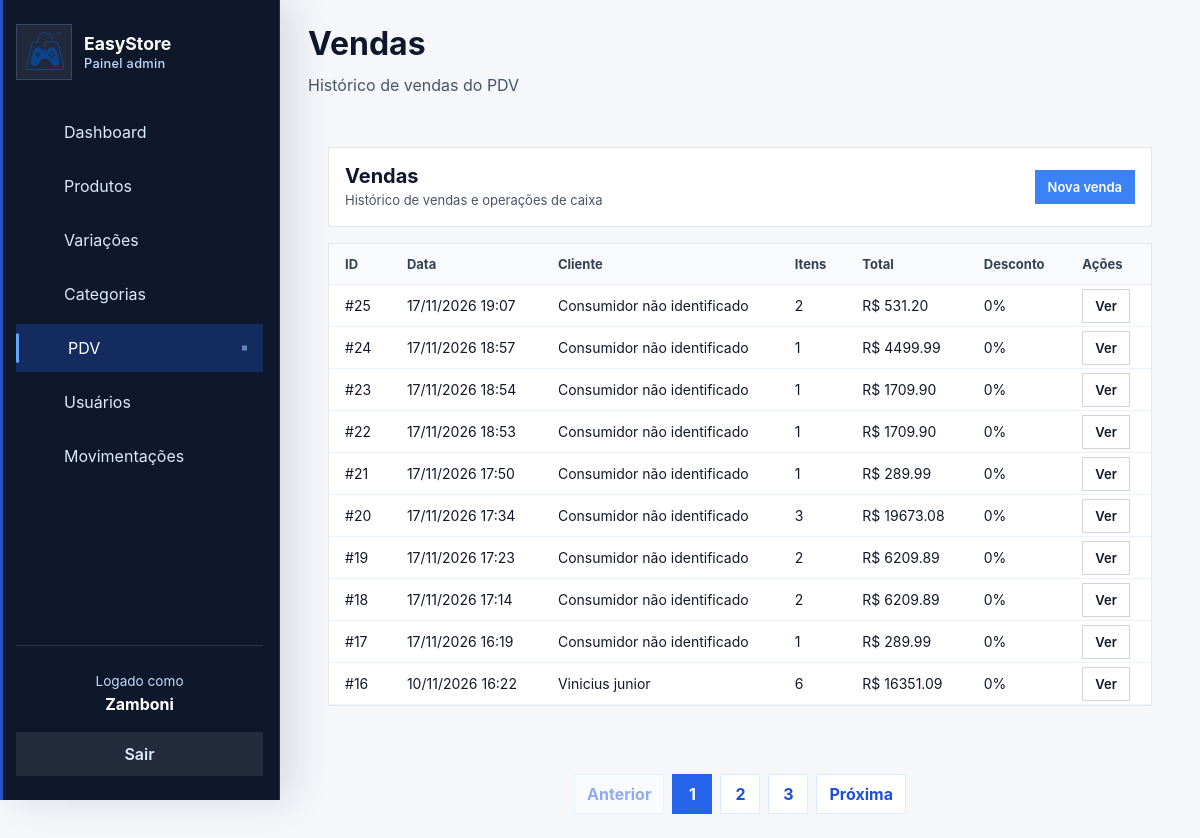
Page /pdv/historico (signed in) on the committed database.
### app/models/venda.py (models this page shows, shortened)
class Venda(Base):
    __tablename__ = "vendas"
    id = Column(
        Integer,
        primary_key=True,
        index=True
    )
    cliente_id = Column(
        Integer,
        ForeignKey("clientes.id", ondelete="SET NULL"),
        nullable=True
    )
    usuario_id = Column(
        Integer,
        ForeignKey("usuarios.id", ondelete="SET NULL"),
        nullable=True
    )
    desconto_percentual = Column(
        Float,
        nullable=False,
        default=0.0
    )
    total_bruto = Column(
        Float,
        nullable=False,
        default=0.0
    )
    total_liquido = Column(
        Float,
        nullable=False,
        default=0.0
    )
    observacao = Column(
        String(255),
        nullable=True
    )
    criado_em = Column(
        DateTime,
        server_default=func.now()
    )
    cliente = relationship(
        "Cliente",
        back_populates="vendas"
    )
    usuario = relationship(
        "Usuario",
        backref="vendas"
    )
    itens = relationship(
        "ItemVenda",
        back_populates="venda",
        cascade="all, delete-orphan"
    )
    pagamentos = relationship(
        "Pagamento",
        back_populates="venda",
        cascade="all, delete-orphan"
    )

### app/models/cliente.py (models this page shows)
class Cliente(Base):
    __tablename__ = "clientes"
    id         = Column(Integer, primary_key=True, index=True)
    nome       = Column(String(150), nullable=False, index=True)
    email      = Column(String(167), nullable=True, unique=True, index=True)
    telefone   = Column(String(20), nullable=True)
    usuario_id = Column(
        Integer,
        ForeignKey("usuarios.id", ondelete="SET NULL"),
        nullable=True,
        unique=True,
    )
    is_associado = Column(Boolean, default=False, nullable=False)
    ativo      = Column(Boolean, default=True)
    criado_em  = Column(DateTime, server_default=func.now())
    usuario = relationship("Usuario", back_populates="cliente_perfil")
    vendas  = relationship("Venda", back_populates="cliente", lazy="select")

### app/controllers/pdv_controller.py (the view)
@router.get("/historico")
def historico_vendas(
    request: Request,
    pagina: int = 1,
    por_pagina: int = 10,
    db: Session = Depends(get_db),
    usuario=Depends(get_admin)
):
    query = (
        db.query(Venda)
        .order_by(
            Venda.criado_em.desc()
        )
    )
    total_vendas = query.count()
    por_pagina = min(
        max(
            por_pagina,
            1
        ),
        10
    )
    total_paginas = (
        math.ceil(
            total_vendas /
            por_pagina
        )
        if total_vendas
        else 1
    )
    pagina = min(
        max(
            pagina,
            1
        ),
        total_paginas
    )
    vendas = (
        query
        .offset(
            (pagina - 1) *
            por_pagina
        )
        .limit(
            por_pagina
        )
        .all()
    )
    return templates.TemplateResponse(
        request,
        "admin/vendas.html",
        {
            "request": request,
            "usuario": usuario,
            "vendas": vendas,
            "pagina": pagina,
            "por_pagina": por_pagina,
            "total_paginas":
                total_paginas,
            "total_vendas":
                total_vendas,
            "page_title":
                "Vendas",
            "page_subtitle":
                "Histórico de vendas do PDV",
            "css_path":
                "css/vendas.css",
            "active": "pos",
        }
    )

### app/templates/admin/vendas.html
{% extends "admin/base.html" %}
{% set css_path = 'css/vendas.css' %}
{% set active = active or 'pos' %}
{% block content %}
<div class="vendas-container">
  <div class="vendas-header">
    <div>
      <h2>Vendas</h2>
      <p class="subtitle">Histórico de vendas e operações de caixa</p>
    </div>
    <div class="vendas-actions">
      {% set role = usuario.role if usuario is not mapping else usuario.get('role') if usuario else None %}
      {% if role == 'admin' %}
      <a href="/admin/pos" style="background-color: #157ED3;" class="btn-small btn-primary">Nova venda</a>
      {% elif role == 'operador' %}
      <a href="/pdv" style="background-color: #157ED3;" class="btn-small btn-primary">Nova venda</a>
      {% endif %}
    </div>
  </div>
  <div class="vendas-body">
    <table class="vendas-table">
      <thead>
        <tr>
          <th>ID</th>
          <th>Data</th>
          <th>Cliente</th>
          <th>Itens</th>
          <th>Total</th>
          <th>Desconto</th>
          <th>Ações</th>
        </tr>
      </thead>
      <tbody>
        {% for venda in vendas %}
        <tr>
          <td>#{{ venda.id }}</td>
          <td>{{ venda.criado_em.strftime('%d/%m/%Y %H:%M') if venda.criado_em else '-' }}</td>
          <td>{{ venda.cliente.nome if venda.cliente else 'Consumidor não identificado' }}</td>
          <td>{{ venda.itens|length }}</td>
          <td>R$ {{ "%.2f"|format(venda.total_liquido) }}</td>
          <td>{{ "%.0f"|format(venda.desconto_percentual) }}%</td>
          <td><a href="/pdv/venda/{{ venda.id }}" class="btn-small">Ver</a></td>
        </tr>
        {% else %}
        <tr class="empty-row">
          <td colspan="7">Nenhuma venda encontrada</td>
        </tr>
        {% endfor %}
      </tbody>
    </table>
  </div>
</div>
<nav class="pagination" aria-label="Paginação de vendas">
  <a class="pagination-link {% if pagina == 1 %}disabled{% endif %}" href="/pdv/historico?por_pagina={{ por_pagina }}&pagina={{ pagina - 1 }}">Anterior</a>
  {% for numero in range(1, total_paginas + 1) %}
  <a class="pagination-link {% if numero == pagina %}active{% endif %}" href="/pdv/historico?por_pagina={{ por_pagina }}&pagina={{ numero }}">{{ numero }}</a>
  {% endfor %}
  <a class="pagination-link {% if pagina == total_paginas %}disabled{% endif %}" href="/pdv/historico?por_pagina={{ por_pagina }}&pagina={{ pagina + 1 }}">Próxima</a>
</nav>
{% endblock %}

### app/static/css/admin.css (style rules this page uses)
:root { --bg: #edf2ff; --surface: #ffffff; --surface-soft: #f8fafc; --text: #102a43; --muted: #64748b; --primary: #2563eb; --primary-dark: #1d4ed8; --success: #16a34a; --warning: #f59e0b; --danger: #dc2626; --radius: 12px; --shadow: 0 12px 30px rgba(15, 23, 42, 0.08); --transition: 0.25s ease; --color-dark: #0262bd; --color-primary: #3fa1fc; }
* { box-sizing: border-box; margin: 0; padding: 0; }
html, body { min-height: 100%; background: var(--bg); color: var(--text); font-family: 'Poppins', sans-serif; }
body { overflow-x: hidden; }
a { color: inherit; text-decoration: none; }
.subtitle { color: var(--muted); line-height: 1.6; margin-top: 10px; }
.btn-primary { background-color: var(--primary); box-shadow: 0 16px 40px rgba(37, 99, 235, 0.22); color: #ffffff; }
.pagination { align-items: center; display: flex; flex-wrap: wrap; gap: 8px; justify-content: center; margin-top: 24px; }
.pagination-link { background: var(--surface); border: 1px solid #dbeafe; border-radius: 10px; color: #1d4ed8; font-weight: 700; min-width: 40px; padding: 9px 12px; text-align: center; }
.pagination-link:hover, .pagination-link.active { background: #2563eb; border-color: #2563eb; color: #ffffff; }
.pagination-link.disabled { opacity: 0.45; pointer-events: none; }

### app/static/css/vendas.css (style rules this page uses)
.vendas-container { display: flex; flex-direction: column; gap: 16px; padding: 20px; }
.vendas-header { display: flex; justify-content: space-between; align-items: center; background: #fff; padding: 16px; border-radius: 8px; border: 1px solid #e6e6e6; }
.vendas-header h2 { margin: 0; font-size: 20px; }
.vendas-header .subtitle { margin: 2px 0 0 0; font-size: 13px; color: #6b7280; }
.vendas-actions { display: flex; gap: 8px; align-items: center; }
.btn-small { padding: 8px 12px; border: 1px solid #d1d5db; background: white; border-radius: 6px; cursor: pointer; font-weight: 600; font-size: 13px; transition: background 0.2s ease, transform 0.2s ease; }
.vendas-body { background: white; border: 1px solid #e5e7eb; border-radius: 8px; overflow: auto; }
.vendas-table { width: 100%; border-collapse: collapse; min-width: 800px; }
.vendas-table thead th { text-align: left; padding: 12px 16px; background: #f9fafb; font-size: 13px; color: #374151; border-bottom: 1px solid #e6e6e6; }
.vendas-table tbody td { padding: 12px 16px; border-bottom: 1px solid #f3f4f6; font-size: 14px; color: #111827; }

### rows in the picture
Venda: id "25", criado_em "17/11/2026 19:07", cliente "Consumidor não identificado", itens|length "2", total_liquido "531.20", desconto_percentual "0"
Venda: id "24", criado_em "17/11/2026 18:57", cliente "Consumidor não identificado", itens|length "1", total_liquido "4499.99", desconto_percentual "0"
Venda: id "23", criado_em "17/11/2026 18:54", cliente "Consumidor não identificado", itens|length "1", total_liquido "1709.90", desconto_percentual "0"
Venda: id "22", criado_em "17/11/2026 18:53", cliente "Consumidor não identificado", itens|length "1", total_liquido "1709.90", desconto_percentual "0"
Venda: id "21", criado_em "17/11/2026 17:50", cliente "Consumidor não identificado", itens|length "1", total_liquido "289.99", desconto_percentual "0"
Venda: id "20", criado_em "17/11/2026 17:34", cliente "Consumidor não identificado", itens|length "3", total_liquido "19673.08", desconto_percentual "0"
Venda: id "19", criado_em "17/11/2026 17:23", cliente "Consumidor não identificado", itens|length "2", total_liquido "6209.89", desconto_percentual "0"
Venda: id "18", criado_em "17/11/2026 17:14", cliente "Consumidor não identificado", itens|length "2", total_liquido "6209.89", desconto_percentual "0"
Venda: id "17", criado_em "17/11/2026 16:19", cliente "Consumidor não identificado", itens|length "1", total_liquido "289.99", desconto_percentual "0"
Venda: id "16", criado_em "10/11/2026 16:22", cliente "Vinicius junior", itens|length "6", total_liquido "16351.09", desconto_percentual "0"

### other values in the picture
{{ logged_name }} "Zamboni"
{{ page_title }} "Vendas"
{{ page_subtitle }} "Histórico de vendas do PDV"
{{ numero }} "1" "2" "3"
